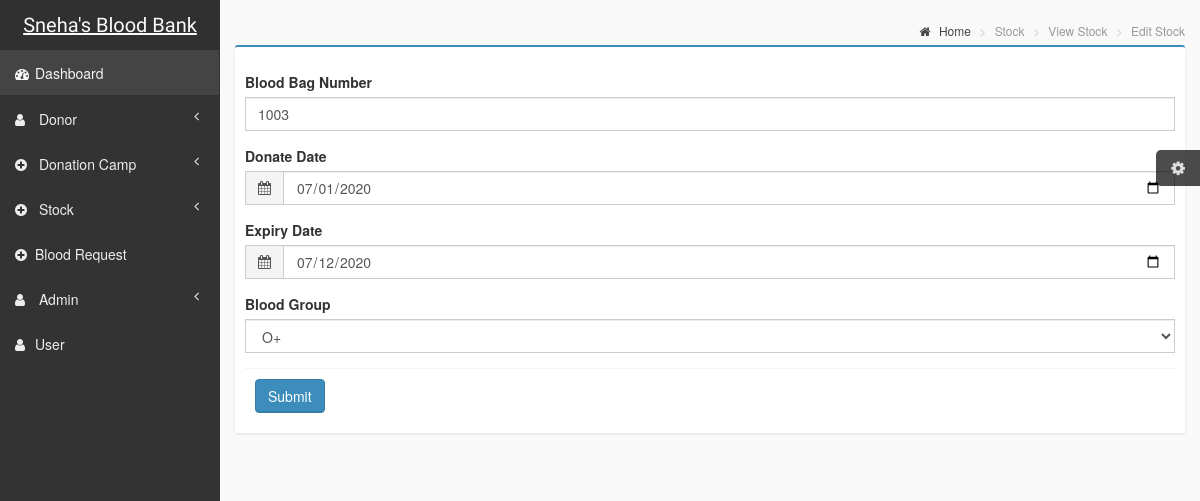
The app's page /superadmin/edit_stock.php?blood_stock_id=1 with its own data.
### tables this page shows
CREATE TABLE `blood_stock` (
  `blood_stock_id` int(11) NOT NULL,
  `bag_no` int(11) NOT NULL,
  `donate_date` date NOT NULL,
  `expiry_date` date NOT NULL,
  `blood_id` int(11) NOT NULL,
  `archive_stock` varchar(255) NOT NULL DEFAULT 'no'
);

### superadmin/edit_stock.php (the view, shortened to what this page needs)
<?php
include 'header.php';
include 'sidebar.php';
if (isset($_GET['blood_stock_id'])) {
    $edit_stock = $connection->prepare("SELECT * FROM blood_stock WHERE blood_stock_id = :blood_stock_id");
    $edit_stock->execute($_GET);
    $blood_stock = $edit_stock->fetch();
}
?>
            <aside class="right-side">
                <section class="content-header">
                    <ol class="breadcrumb">
                        <li><a href="#"><i class="fa fa-home"></i> Home</a></li>
                        <li class="active">Stock</li>
                        <li class="active">View Stock</li>
                        <li class="active">Edit Stock</li>
                    </ol>
                </section>
                <section class="content">
                    <div class="row">
                        <div class="col-xs-12">
                            <div class="box box-primary">
                                <form role="form" method="POST">
                                    <div class="box-body">
                                         <div class="form-group">
                                            <label for="unit">Blood Bag Number</label>
                                            <input type="text" name="new_no" value="<?php echo $blood_stock['bag_no']?>" class="form-control"required>
                                        </div>
                                      <div class="form-group">
                                        <label>Donate Date</label>
                                        <div class="input-group">
                                            <div class="input-group-addon">
                                                <i class="fa fa-calendar"></i>
                                            </div>
                                            <input type="Date" name="new_date" class="form-control" value="<?php echo $blood_stock['donate_date']?>" required>
                                        </div>
                                    </div>
                                    <div class="form-group">
                                        <label>Expiry Date</label>
                                        <div class="input-group">
                                            <div class="input-group-addon">
                                                <i class="fa fa-calendar"></i>
                                            </div>
                                            <input type="Date" name="new_expiry" class="form-control" value="<?php echo $blood_stock['expiry_date']?>" required>
                                        </div>
                                    </div>
                                        <div class="form-group">
                                            <label>Blood Group</label>
                                            <select class="form-control" name="new_blood_id">
                                                <?php
                                                $edit_donor = $connection->prepare("SELECT * FROM blood");
                                                $edit_donor->execute();
                                                $blood = $edit_donor->fetchAll();
                                                foreach ($blood as $row) {
                                                    ?>
                                                    <option value="<?php echo $row['blood_id']; ?>"
                                                        <?php if($row['blood_id'] == $blood_stock['blood_id']) {echo 'selected';} ?>>
                                                        <?php echo $row['blood_group_name']; ?></option>
                                                    <?php
                                                }
                                                ?>
                                            </select>
                                        </div>
                                    <div class="box-footer">
                                        <button type="submit" name="edits" value="edits" class="btn btn-primary">Submit</button>
                                    </div>
                                    </div>
                                </form>
                            </div>
                        </div>
                    </div>
                </section>
            </aside>

### css/AdminLTE.css (style rules this page uses)
html, body { overflow-x: hidden!important; font-family: 'Source Sans Pro', sans-serif; -webkit-font-smoothing: antialiased; min-height: 100%; background: #f9f9f9; }
a { color: #3c8dbc; }
.right-side, .left-side { min-height: 100%; display: block; }
.right-side { background-color: #f9f9f9; margin-left: 220px; }
.content { padding: 20px 15px; background: #f9f9f9; }
.right-side > .content-header { position: relative; padding: 15px 15px 10px 20px; }
.right-side > .content-header > .breadcrumb { float: right; background: transparent; margin-top: 0px; margin-bottom: 0; font-size: 12px; padding: 7px 5px; position: absolute; top: 15px; right: 10px; -webkit-border-radius: 2px; -moz-border-radius: 2px; border-radius: 2px; }
.right-side > .content-header > .breadcrumb > li > a { color: #444; text-decoration: none; }
.right-side > .content-header > .breadcrumb > li > a > .fa, .right-side > .content-header > .breadcrumb > li > a > .glyphicon, .right-side > .content-header > .breadcrumb > li > a > .ion { margin-right: 5px; }
.right-side > .content-header > .breadcrumb > li + li:before { content: '>\00a0'; }
.form-control { -webkit-border-radius: 0px !important; -moz-border-radius: 0px !important; border-radius: 0px !important; box-shadow: none; }
.input-group .input-group-addon { border-radius: 0; background-color: #f4f4f4; }
.box { position: relative; background: #ffffff; border-top: 2px solid #c1c1c1; margin-bottom: 20px; -webkit-border-radius: 3px; -moz-border-radius: 3px; border-radius: 3px; width: 100%; box-shadow: 0px 1px 3px rgba(0, 0, 0, 0.1); }
.box.box-primary { border-top-color: #3c8dbc; }
.box .box-body { padding: 10px; -webkit-border-top-left-radius: 0; -webkit-border-top-right-radius: 0; -webkit-border-bottom-right-radius: 3px; -webkit-border-bottom-left-radius: 3px; -moz-border-radius-topleft: 0; -moz-border-radius-topright: 0; -moz-border-radius-bottomright: 3px; -moz-border-radius-bottomleft: 3px; border-top-left-radius: 0; border-top-right-radius: 0; border-bottom-right-radius: 3px; border-bottom-left-radius: 3px; }
.box .box-footer { border-top: 1px solid #f4f4f4; -webkit-border-top-left-radius: 0; -webkit-border-top-right-radius: 0; -webkit-border-bottom-right-radius: 3px; -webkit-border-bottom-left-radius: 3px; -moz-border-radius-topleft: 0; -moz-border-radius-topright: 0; -moz-border-radius-bottomright: 3px; -moz-border-radius-bottomleft: 3px; border-top-left-radius: 0; border-top-right-radius: 0; border-bottom-right-radius: 3px; border-bottom-left-radius: 3px; padding: 10px; background-color: #ffffff; }
.btn { font-weight: 500; -webkit-border-radius: 3px; -moz-border-radius: 3px; border-radius: 3px; border: 1px solid transparent; -webkit-box-shadow: inset 0px -2px 0px 0px rgba(0, 0, 0, 0.09); -moz-box-shadow: inset 0px -2px 0px 0px rgba(0, 0, 0, 0.09); box-shadow: inset 0px -1px 0px 0px rgba(0, 0, 0, 0.09); }
.btn.btn-primary { background-color: #3c8dbc; border-color: #367fa9; }
.skin-black .right-side > .content-header { background: transparent; box-shadow: none; }

### records on screen
blood_stock: new_no "1003", new_date "07/01/2020", new_expiry "07/12/2020", new_blood_id "O+"
